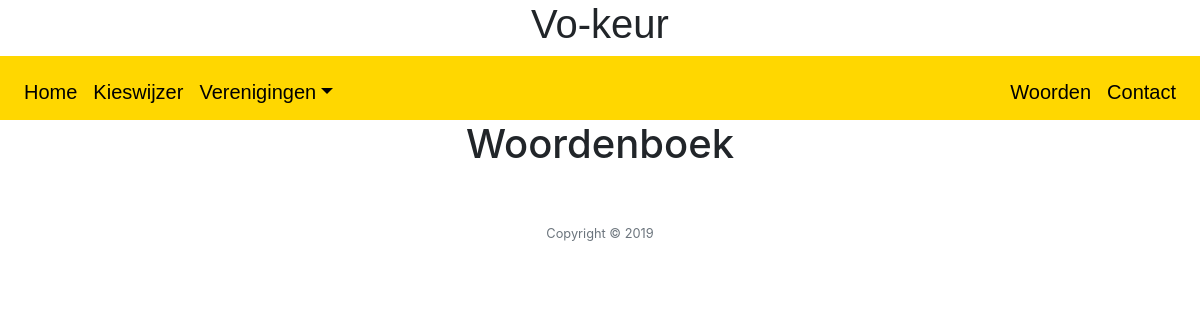
Page /woorden/ on the earlier database version.
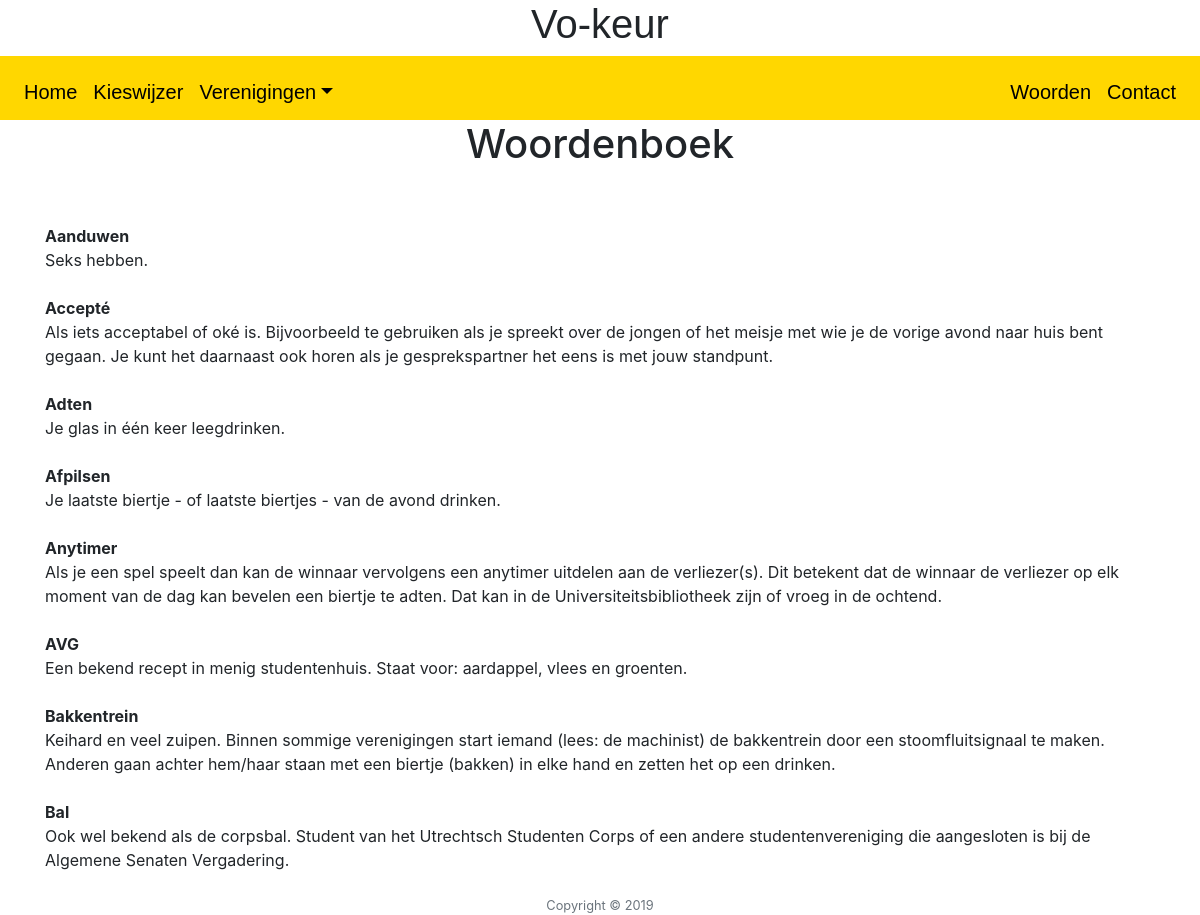
Same page on the later database version.
### website/models.py (models this page shows, shortened)
class Woorden(models.Model):
    letter = models.ForeignKey(Letter, on_delete=models.CASCADE, related_name='woorden')
    woord = models.CharField(max_length=64, null=True, blank=True)
    betekenis = models.CharField(max_length=600, null=True, blank=True)

### website/views.py (the view)
# urls.py: path("woorden/", views.woorden, name="woorden"),
def woorden(request):
    context = {
        "woorden": Woorden.objects.all(),
        "stad": Stad.objects.all(),
    }
    return render(request, "woorden.html", context)

### website/templates/woorden.html (shortened to what this page needs)
{% extends "layout.html" %}
{% load static %}
{% block main %}
    <h1 class="text-center"> Woordenboek </h1>
    <div class="container">
        <br><br>
        {% for woord in woorden %}
        <div class="toast" role="alert" aria-live="assertive" aria-atomic="true">
            <div class="toast-header">
                <strong class="mr-auto">{{ woord.woord }}</strong>
            </div>
            <div class="toast-body">
                {{ woord.betekenis }}
            </div>
        </div>
        <br>
        {% endfor %}
    </div>
{% endblock %}

### website/templates/layout.html (shortened to what this page needs)
<!DOCTYPE html>
<html lang="en">
    <head>
        <link href="https://maxcdn.bootstrapcdn.com/bootstrap/4.1.3/css/bootstrap.min.css" rel="stylesheet">
        <link href="https://cdn.jsdelivr.net/gh/gitbrent/bootstrap4-toggle@3.4.0/css/bootstrap4-toggle.min.css" rel="stylesheet">
        {% load static %}
        <link href="{% static 'website/styles.css' %}" rel="stylesheet">
        <link href="{% static 'website/hover-min.css' %}" rel="stylesheet">
    </head>
    <header id="spinner">
        <div>
            <h1> Vo-keur </h1>
        </div>
    </header>
    <body>
        <nav class="navbar navbar-expand-md sticky-top navbar-light" id="nav">
            <div class="collapse navbar-collapse" id="navbar">
                <ul class="navbar-nav mr-auto mt-2 mb-0 h5">
                    <li class="nav-item"><a class="nav-link" id="nav-color" href="{% url 'index' %}">Home</a></li>
                    <li class="nav-item"><a class="nav-link" id="nav-color" href="{% url 'kieswijzer' %}">Kieswijzer</a></li>
                    <li class="nav-item dropdown">
                        <a class="nav-link dropdown-toggle" data-toggle="dropdown" id="nav-color" role="button">Verenigingen</a>
                    </li>
                </ul>
                <ul class="navbar-nav ml-auto mt-2 mb-0 h5">
                    <li class="nav-item"><a class="nav-link" id="nav-color" href="{% url 'woorden' %}">Woorden</a></li>
                    <li class="nav-item"><a class="nav-link" id="nav-color" href="{% url 'contact' %}">Contact</a></li>
                </ul>
            </div>
        </nav>
        <main class="container-fluid">
            {% block main %}{% endblock %}
        </main>
        <footer class="small text-center text-muted">
			Copyright &#169; 2019
        </footer>
    </body>
</html>

### website/static/website/styles.css (style rules this page uses)
#spinner { animation-name: spin, depth; animation-timing-function: linear; animation-iteration-count: infinite; animation-duration: 4s; text-align: center; font-family: "Avenir", Helvetica, sans-serif; }
#nav { background-color: gold; font-style: normal; font-family: "Avenir", Helvetica, sans-serif; }
#nav-color { color: black; }

Differences in the rows shown:
added Woorden: woord "Aanduwen", betekenis "Seks hebben."
added Woorden: woord "Accepté", betekenis "Als iets acceptabel of oké is. Bijvoorbeeld te gebruiken als je spreekt over de jongen of het meisje met wie je de vorige avond naar huis bent gegaan. Je kunt het daarnaast ook horen als je gesprekspartner het eens is met jouw standpunt."
added Woorden: woord "Adten", betekenis "Je glas in één keer leegdrinken."
added Woorden: woord "Afpilsen", betekenis "Je laatste biertje - of laatste biertjes - van de avond drinken."
added Woorden: woord "Anytimer", betekenis "Als je een spel speelt dan kan de winnaar vervolgens een anytimer uitdelen aan de verliezer(s). Dit betekent dat de winnaar de verliezer op elk moment van de dag kan bevelen een biertje te adten. Dat kan in de Universiteitsbibliotheek zijn of vroeg in de ochtend."
added Woorden: woord "AVG", betekenis "Een bekend recept in menig studentenhuis. Staat voor: aardappel, vlees en groenten."
added Woorden: woord "Bakkentrein", betekenis "Keihard en veel zuipen. Binnen sommige verenigingen start iemand (lees: de machinist) de bakkentrein door een stoomfluitsignaal te maken. Anderen gaan achter hem/haar staan met een biertje (bakken) in elke hand en zetten het op een drinken."
added Woorden: woord "Bal", betekenis "Ook wel bekend als de corpsbal. Student van het Utrechtsch Studenten Corps of een andere studentenvereniging die aangesloten is bij de Algemene Senaten Vergadering."
